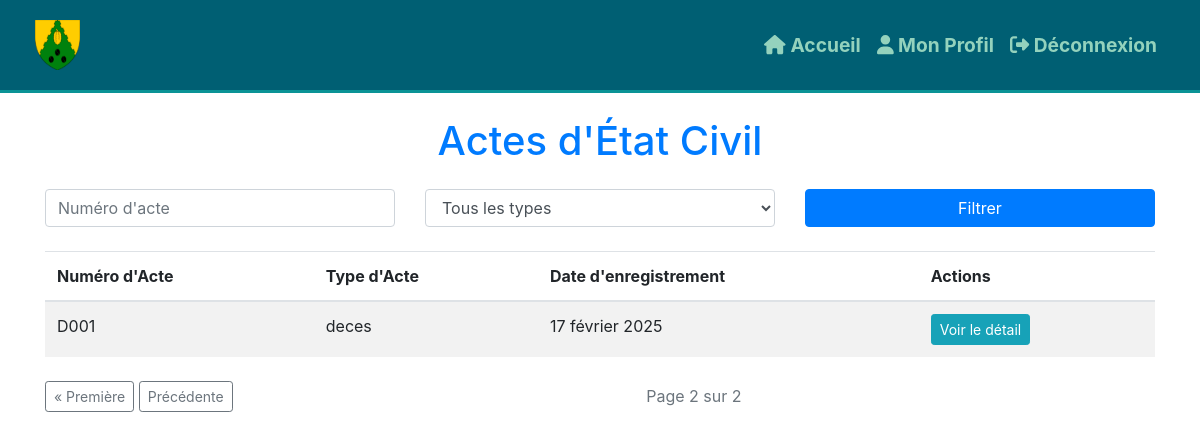
/dashboard/?page=2 (signed in), run on the app's committed database.
### etat_civil/models.py (models this page shows, shortened)
class ActeEtatCivil(models.Model):
    TYPE_ACTE_CHOICES = [
        ('naissance', 'Acte de Naissance'),
        ('mariage', 'Acte de Mariage'),
        ('deces', 'Acte de Décès'),
    ]
    type_acte = models.CharField(max_length=10, choices=TYPE_ACTE_CHOICES)
    numero_acte = models.CharField(max_length=50, unique=True)
    date_enregistrement = models.DateField(auto_now_add=True)
    agent_responsable = models.ForeignKey(AgentMunicipal, on_delete=models.SET_NULL, null=True)
    document_pdf = models.FileField(upload_to='actes/', blank=True, null=True)  # Stockage du PDF

### etat_civil/views.py (the view)
# urls.py: path('dashboard/', views.dashboard, name='dashboard'),
@login_required
def dashboard(request):
    type_acte = request.GET.get('type_acte')
    numero_acte = request.GET.get('numero_acte')
    queryset = ActeEtatCivil.objects.all()
    if type_acte:
        queryset = queryset.filter(type_acte=type_acte)
    if numero_acte:
        queryset = queryset.filter(numero_acte__icontains=numero_acte)
    paginator = Paginator(queryset, 2)  # 10 actes par page
    page_number = request.GET.get('page')
    page_obj = paginator.get_page(page_number)
    context = {'actes': page_obj}
    if request.headers.get('X-Requested-With') == 'XMLHttpRequest':
        return render(request, 'actes/partials/liste_actes_table.html', context)
    return render(request, "dashboard.html", context)

### etat_civil/templates/dashboard.html (shortened to what this page needs)
{% extends 'base.html' %}
{% block content %}
    <div class="container mt-4">
        <h1 class="mb-4 text-center text-primary">Actes d'État Civil</h1>
        <form method="get" id="filtre-form" class="mb-4">
            <div class="row">
                <div class="col-md-4">
                    <input type="text" name="numero_acte" class="form-control" placeholder="Numéro d'acte" value="{{ request.GET.numero_acte }}">
                </div>
                <div class="col-md-4">
                    <select name="type_acte" class="form-control">
                        <option value="">Tous les types</option>
                    </select>
                </div>
                <div class="col-md-4">
                    <button type="submit" class="btn btn-primary w-100">Filtrer</button>
                </div>
            </div>
        </form>
        <div id="actes-list">
            <table class="table table-hover table-striped">
                <thead>
                    <tr>
                        <th>Numéro d'Acte</th>
                        <th>Type d'Acte</th>
                        <th>Date d'enregistrement</th>
                        <th>Actions</th>
                    </tr>
                </thead>
                <tbody>
                    {% for acte in actes %}
                        <tr>
                            <td>{{ acte.numero_acte }}</td>
                            <td>{{ acte.type_acte }}</td>
                            <td>{{ acte.date_enregistrement }}</td>
                            <td>
                                <a href="{% url 'detail_acte' acte.id %}" class="btn btn-info btn-sm">Voir le détail</a>
                            </td>
                        </tr>
                    {% empty %}
                        <tr>
                            <td colspan="4" class="text-center">Aucun acte trouvé</td>
                        </tr>
                    {% endfor %}
                </tbody>
            </table>
        </div>
        <div class="d-flex justify-content-between align-items-center mt-4">
            <div>
                {% if actes.has_previous %}
                    <a href="?page=1" class="btn btn-outline-secondary btn-sm">&laquo; Première</a>
                    <a href="?page={{ actes.previous_page_number }}" class="btn btn-outline-secondary btn-sm">Précédente</a>
                {% endif %}
            </div>
            <span class="text-muted">Page {{ actes.number }} sur {{ actes.paginator.num_pages }}</span>
        </div>
    </div>
{% endblock %}

### data on the page
ActeEtatCivil: numero_acte "D001", type_acte "deces", date_enregistrement "17 février 2025"

### other printed values
{{ actes.number }} "2"
{{ actes.paginator.num_pages }} "2"
